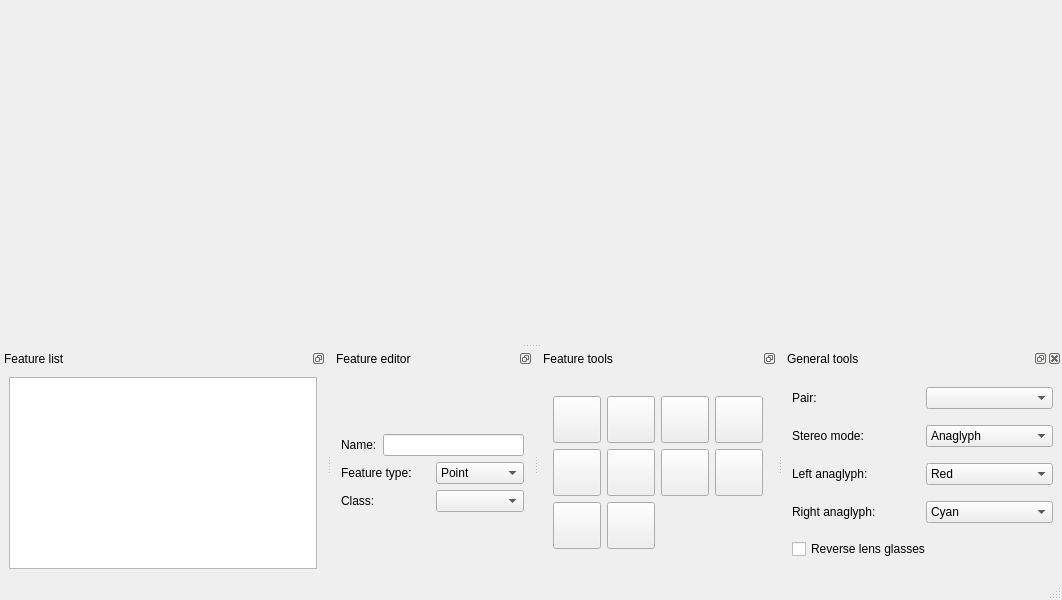
<?xml version="1.0" encoding="UTF-8"?>
<ui version="4.0">
 <class>StereoPlotterForm</class>
 <widget class="QMainWindow" name="StereoPlotterForm">
  <property name="geometry">
   <rect>
    <x>0</x>
    <y>0</y>
    <width>1062</width>
    <height>600</height>
   </rect>
  </property>
  <property name="windowTitle">
   <string>Stereoplotter</string>
  </property>
  <property name="dockNestingEnabled">
   <bool>false</bool>
  </property>
  <widget class="QWidget" name="centralwidget"/>
  <widget class="QMenuBar" name="menubar">
   <property name="geometry">
    <rect>
     <x>0</x>
     <y>0</y>
     <width>1062</width>
     <height>23</height>
    </rect>
   </property>
  </widget>
  <widget class="QStatusBar" name="statusbar"/>
  <widget class="QDockWidget" name="dockWidget">
   <property name="features">
    <set>QDockWidget::DockWidgetFloatable|QDockWidget::DockWidgetMovable</set>
   </property>
   <property name="windowTitle">
    <string>Feature list</string>
   </property>
   <attribute name="dockWidgetArea">
    <number>8</number>
   </attribute>
   <widget class="QWidget" name="dockWidgetContents_4">
    <layout class="QGridLayout" name="gridLayout_3">
     <item row="0" column="0">
      <widget class="QTreeView" name="treeView">
       <property name="editTriggers">
        <set>QAbstractItemView::DoubleClicked|QAbstractItemView::EditKeyPressed</set>
       </property>
      </widget>
     </item>
    </layout>
   </widget>
  </widget>
  <widget class="QDockWidget" name="dockWidget_2">
   <property name="maximumSize">
    <size>
     <width>500</width>
     <height>524287</height>
    </size>
   </property>
   <property name="features">
    <set>QDockWidget::DockWidgetFloatable|QDockWidget::DockWidgetMovable</set>
   </property>
   <property name="windowTitle">
    <string>Feature editor</string>
   </property>
   <attribute name="dockWidgetArea">
    <number>8</number>
   </attribute>
   <widget class="QWidget" name="dockWidgetContents_5">
    <layout class="QGridLayout" name="gridLayout_2">
     <item row="0" column="0">
      <layout class="QVBoxLayout" name="verticalLayout_2">
       <item>
        <layout class="QHBoxLayout" name="horizontalLayout_4">
         <item>
          <widget class="QLabel" name="label_4">
           <property name="text">
            <string>Name:</string>
           </property>
          </widget>
         </item>
         <item>
          <widget class="QLineEdit" name="nameEdit"/>
         </item>
        </layout>
       </item>
       <item>
        <layout class="QHBoxLayout" name="horizontalLayout_5">
         <item>
          <widget class="QLabel" name="label_5">
           <property name="text">
            <string>Feature type:</string>
           </property>
          </widget>
         </item>
         <item>
          <widget class="QComboBox" name="comboBox_3">
           <item>
            <property name="text">
             <string>Point</string>
            </property>
           </item>
           <item>
            <property name="text">
             <string>Line</string>
            </property>
           </item>
           <item>
            <property name="text">
             <string>Polygon</string>
            </property>
           </item>
          </widget>
         </item>
        </layout>
       </item>
       <item>
        <layout class="QHBoxLayout" name="horizontalLayout_6">
         <item>
          <widget class="QLabel" name="label_6">
           <property name="text">
            <string>Class:</string>
           </property>
          </widget>
         </item>
         <item>
          <widget class="QComboBox" name="comboBox_4"/>
         </item>
        </layout>
       </item>
      </layout>
     </item>
    </layout>
   </widget>
  </widget>
  <widget class="QDockWidget" name="dockWidget_3">
   <property name="maximumSize">
    <size>
     <width>238</width>
     <height>524287</height>
    </size>
   </property>
   <property name="features">
    <set>QDockWidget::DockWidgetFloatable|QDockWidget::DockWidgetMovable</set>
   </property>
   <property name="windowTitle">
    <string>Feature tools</string>
   </property>
   <attribute name="dockWidgetArea">
    <number>8</number>
   </attribute>
   <widget class="QWidget" name="dockWidgetContents_6">
    <layout class="QGridLayout" name="gridLayout_4">
     <item row="0" column="0">
      <layout class="QGridLayout" name="gridLayout">
       <item row="0" column="0">
        <widget class="QToolButton" name="addButton">
         <property name="minimumSize">
          <size>
           <width>40</width>
           <height>40</height>
          </size>
         </property>
         <property name="toolTip">
          <string>Add new feature</string>
         </property>
         <property name="text">
          <string/>
         </property>
         <property name="icon">
          <iconset resource="../resource/resource.qrc">
           <normaloff>:/icon/add.png</normaloff>:/icon/add.png</iconset>
         </property>
         <property name="iconSize">
          <size>
           <width>40</width>
           <height>40</height>
          </size>
         </property>
        </widget>
       </item>
       <item row="0" column="1">
        <widget class="QToolButton" name="removeButton">
         <property name="minimumSize">
          <size>
           <width>40</width>
           <height>40</height>
          </size>
         </property>
         <property name="toolTip">
          <string>Remove feature</string>
         </property>
         <property name="text">
          <string/>
         </property>
         <property name="icon">
          <iconset resource="../resource/resource.qrc">
           <normaloff>:/icon/remove.png</normaloff>:/icon/remove.png</iconset>
         </property>
         <property name="iconSize">
          <size>
           <width>40</width>
           <height>40</height>
          </size>
         </property>
        </widget>
       </item>
       <item row="0" column="2">
        <widget class="QToolButton" name="removeAllButton">
         <property name="minimumSize">
          <size>
           <width>40</width>
           <height>40</height>
          </size>
         </property>
         <property name="toolTip">
          <string>Remove all features</string>
         </property>
         <property name="text">
          <string/>
         </property>
         <property name="icon">
          <iconset resource="../resource/resource.qrc">
           <normaloff>:/icon/removeall.png</normaloff>:/icon/removeall.png</iconset>
         </property>
         <property name="iconSize">
          <size>
           <width>40</width>
           <height>40</height>
          </size>
         </property>
        </widget>
       </item>
       <item row="0" column="3">
        <widget class="QToolButton" name="addPtButton">
         <property name="minimumSize">
          <size>
           <width>40</width>
           <height>40</height>
          </size>
         </property>
         <property name="toolTip">
          <string>Insert point mode</string>
         </property>
         <property name="text">
          <string/>
         </property>
         <property name="icon">
          <iconset resource="../resource/resource.qrc">
           <normaloff>:/icon/ptadd.png</normaloff>:/icon/ptadd.png</iconset>
         </property>
         <property name="iconSize">
          <size>
           <width>40</width>
           <height>40</height>
          </size>
         </property>
         <property name="checkable">
          <bool>true</bool>
         </property>
        </widget>
       </item>
       <item row="1" column="0">
        <widget class="QToolButton" name="endButton">
         <property name="minimumSize">
          <size>
           <width>40</width>
           <height>40</height>
          </size>
         </property>
         <property name="toolTip">
          <string>End feature</string>
         </property>
         <property name="text">
          <string/>
         </property>
         <property name="icon">
          <iconset resource="../resource/resource.qrc">
           <normaloff>:/icon/done.png</normaloff>:/icon/done.png</iconset>
         </property>
         <property name="iconSize">
          <size>
           <width>40</width>
           <height>40</height>
          </size>
         </property>
        </widget>
       </item>
       <item row="1" column="1">
        <widget class="QToolButton" name="selButton">
         <property name="minimumSize">
          <size>
           <width>40</width>
           <height>40</height>
          </size>
         </property>
         <property name="toolTip">
          <string>Select feature / point</string>
         </property>
         <property name="text">
          <string/>
         </property>
         <property name="icon">
          <iconset resource="../resource/resource.qrc">
           <normaloff>:/icon/select.png</normaloff>:/icon/select.png</iconset>
         </property>
         <property name="iconSize">
          <size>
           <width>40</width>
           <height>40</height>
          </size>
         </property>
         <property name="checkable">
          <bool>true</bool>
         </property>
        </widget>
       </item>
       <item row="1" column="2">
        <widget class="QToolButton" name="removePtButton">
         <property name="minimumSize">
          <size>
           <width>40</width>
           <height>40</height>
          </size>
         </property>
         <property name="toolTip">
          <string>Remove point</string>
         </property>
         <property name="text">
          <string/>
         </property>
         <property name="icon">
          <iconset resource="../resource/resource.qrc">
           <normaloff>:/icon/ptremove.png</normaloff>:/icon/ptremove.png</iconset>
         </property>
         <property name="iconSize">
          <size>
           <width>40</width>
           <height>40</height>
          </size>
         </property>
        </widget>
       </item>
       <item row="1" column="3">
        <widget class="QToolButton" name="editPtButton">
         <property name="minimumSize">
          <size>
           <width>40</width>
           <height>40</height>
          </size>
         </property>
         <property name="toolTip">
          <string>Edit point mode</string>
         </property>
         <property name="text">
          <string/>
         </property>
         <property name="icon">
          <iconset resource="../resource/resource.qrc">
           <normaloff>:/icon/ptedit.png</normaloff>:/icon/ptedit.png</iconset>
         </property>
         <property name="iconSize">
          <size>
           <width>40</width>
           <height>40</height>
          </size>
         </property>
         <property name="checkable">
          <bool>true</bool>
         </property>
        </widget>
       </item>
       <item row="2" column="0">
        <widget class="QToolButton" name="loadButton">
         <property name="minimumSize">
          <size>
           <width>40</width>
           <height>40</height>
          </size>
         </property>
         <property name="toolTip">
          <string>Load features</string>
         </property>
         <property name="text">
          <string/>
         </property>
         <property name="icon">
          <iconset resource="../resource/resource.qrc">
           <normaloff>:/icon/fileopen.png</normaloff>:/icon/fileopen.png</iconset>
         </property>
         <property name="iconSize">
          <size>
           <width>40</width>
           <height>40</height>
          </size>
         </property>
        </widget>
       </item>
       <item row="2" column="1">
        <widget class="QToolButton" name="saveButton">
         <property name="minimumSize">
          <size>
           <width>40</width>
           <height>40</height>
          </size>
         </property>
         <property name="toolTip">
          <string>Save features</string>
         </property>
         <property name="text">
          <string/>
         </property>
         <property name="icon">
          <iconset resource="../resource/resource.qrc">
           <normaloff>:/icon/filesave</normaloff>:/icon/filesave</iconset>
         </property>
         <property name="iconSize">
          <size>
           <width>40</width>
           <height>40</height>
          </size>
         </property>
        </widget>
       </item>
      </layout>
     </item>
    </layout>
   </widget>
  </widget>
  <widget class="QDockWidget" name="dockWidget_4">
   <property name="windowTitle">
    <string>General tools</string>
   </property>
   <attribute name="dockWidgetArea">
    <number>8</number>
   </attribute>
   <widget class="QWidget" name="dockWidgetContents_2">
    <layout class="QGridLayout" name="gridLayout_5">
     <item row="0" column="0">
      <widget class="QLabel" name="label">
       <property name="maximumSize">
        <size>
         <width>157</width>
         <height>16777215</height>
        </size>
       </property>
       <property name="text">
        <string>Pair:</string>
       </property>
      </widget>
     </item>
     <item row="0" column="1">
      <widget class="QComboBox" name="comboBox"/>
     </item>
     <item row="1" column="0">
      <widget class="QLabel" name="label_2">
       <property name="maximumSize">
        <size>
         <width>157</width>
         <height>16777215</height>
        </size>
       </property>
       <property name="text">
        <string>Stereo mode:</string>
       </property>
      </widget>
     </item>
     <item row="1" column="1">
      <widget class="QComboBox" name="comboBox_2">
       <item>
        <property name="text">
         <string>Anaglyph</string>
        </property>
       </item>
       <item>
        <property name="text">
         <string>Polarized glasses</string>
        </property>
       </item>
      </widget>
     </item>
     <item row="2" column="0">
      <widget class="QLabel" name="label_3">
       <property name="maximumSize">
        <size>
         <width>157</width>
         <height>16777215</height>
        </size>
       </property>
       <property name="text">
        <string>Left anaglyph:</string>
       </property>
      </widget>
     </item>
     <item row="2" column="1">
      <widget class="QComboBox" name="comboBox_5">
       <item>
        <property name="text">
         <string>Red</string>
        </property>
       </item>
       <item>
        <property name="text">
         <string>Green</string>
        </property>
       </item>
       <item>
        <property name="text">
         <string>Blue</string>
        </property>
       </item>
       <item>
        <property name="text">
         <string>Cyan</string>
        </property>
       </item>
       <item>
        <property name="text">
         <string>Magenta</string>
        </property>
       </item>
       <item>
        <property name="text">
         <string>Yellow</string>
        </property>
       </item>
      </widget>
     </item>
     <item row="3" column="0">
      <widget class="QLabel" name="label_7">
       <property name="maximumSize">
        <size>
         <width>157</width>
         <height>16777215</height>
        </size>
       </property>
       <property name="text">
        <string>Right anaglyph:</string>
       </property>
      </widget>
     </item>
     <item row="3" column="1">
      <widget class="QComboBox" name="comboBox_6">
       <property name="currentIndex">
        <number>0</number>
       </property>
       <item>
        <property name="text">
         <string>Cyan</string>
        </property>
       </item>
       <item>
        <property name="text">
         <string>Magenta</string>
        </property>
       </item>
       <item>
        <property name="text">
         <string>Yellow</string>
        </property>
       </item>
       <item>
        <property name="text">
         <string>Red</string>
        </property>
       </item>
       <item>
        <property name="text">
         <string>Green</string>
        </property>
       </item>
       <item>
        <property name="text">
         <string>Blue</string>
        </property>
       </item>
      </widget>
     </item>
     <item row="4" column="0" colspan="2">
      <widget class="QCheckBox" name="checkBox">
       <property name="text">
        <string>Reverse lens glasses</string>
       </property>
      </widget>
     </item>
    </layout>
   </widget>
  </widget>
 </widget>
 <resources>
  <include location="../resource/resource.qrc"/>
 </resources>
 <connections/>
</ui>
